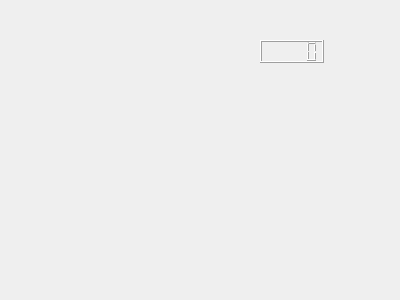
<?xml version="1.0" encoding="UTF-8"?>
<ui version="4.0">
 <class>Widget</class>
 <widget class="QWidget" name="Widget">
  <property name="geometry">
   <rect>
    <x>0</x>
    <y>0</y>
    <width>400</width>
    <height>300</height>
   </rect>
  </property>
  <property name="windowTitle">
   <string>Widget</string>
  </property>
  <widget class="QLCDNumber" name="lcdNumber">
   <property name="geometry">
    <rect>
     <x>260</x>
     <y>40</y>
     <width>64</width>
     <height>23</height>
    </rect>
   </property>
  </widget>
 </widget>
 <layoutdefault spacing="6" margin="11"/>
 <resources/>
 <connections/>
</ui>
